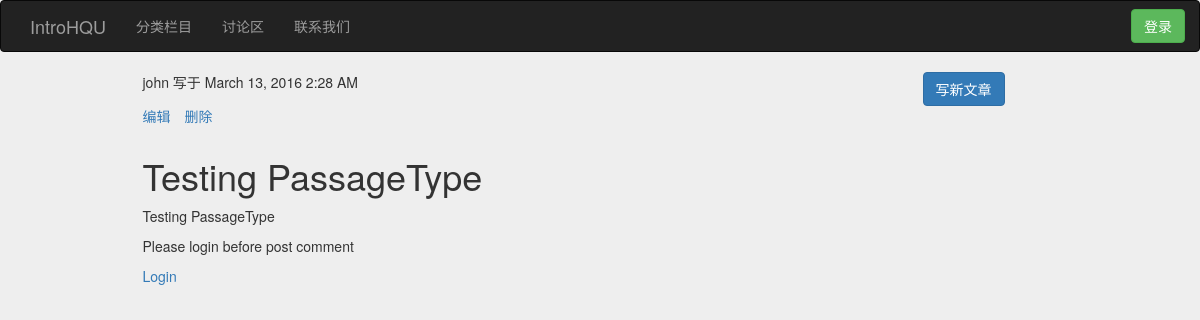
The app's page /show_passage?id=3 with its own data.
### app/models.py (models this page shows, shortened)
class User(UserMixin, db.Model):
    __tablename__ = "users"
    id = db.Column(db.Integer, primary_key=True)
    email = db.Column(db.String(64), unique=True, index=True)
    username = db.Column(db.Unicode(64), unique=True, index=True)
    password_hash = db.Column(db.String(128))
    admin_permission = db.Column(db.Boolean, default=False)
    confirmed = db.Column(db.Boolean, default=False)
    passages = db.relationship("Passage", backref="author", lazy="dynamic")
    comments = db.relationship("Comment", backref="author", lazy="dynamic")
    @property
    def password(self, password):
        raise AttributeError("password is not a readable attribute")

class Passage(db.Model):
    __tablename__ = "passages"
    id = db.Column(db.Integer, primary_key=True)
    title = db.Column(db.UnicodeText)
    body = db.Column(db.UnicodeText)
    body_html = db.Column(db.UnicodeText)
    timestamp = db.Column(db.DateTime, index=True, default=datetime.utcnow)
    author_id = db.Column(db.Integer, db.ForeignKey("users.id"))
    passage_type = db.Column(db.Integer, db.ForeignKey("passagetypes.id"))
    comments = db.relationship("Comment", backref="passage", lazy="dynamic")

### app/main/views.py (the view, shortened to what this page needs)
@main.route("/show_passage", methods=["GET", "POST"])
def show_passage():
    passage_id = request.args.get("id")
    passage = Passage.query.get_or_404(int(passage_id))
    form = CommentForm()
    page = request.args.get("page", 1, type=int)
    pagination = passage.comments.order_by(Comment.timestamp.desc()).paginate(
                     page,
                     per_page=current_app.config["INTROHQU_COMMENTS_PER_PAGE"],
                     error_out=False
                 )
    comments = pagination.items
    return render_template(
               "main/show_passage.html",
                passage=passage,
                form=form,
                comments=comments,
                pagination=pagination
           )

### app/auth/views.py (called while the page is built)
@auth.before_app_request
def before_request():
    if current_user.is_authenticated \
            and not current_user.confirmed \
            and request.endpoint[:5] != "auth." \
            and request.endpoint != "static":
        return redirect(url_for("auth.unconfirmed"))

### app/templates/main/show_passage.html (shortened to what this page needs)
{% extends "base.html" %}
{% import "_macros.html" as macros %}
{% block content %}
<div class="container">
    <div class="row">
        <div class="col-md-offset-1 col-md-6">
            <p>{{ passage.author.username }} 写于 {{ moment(passage.timestamp).format("LLL") }}</p>
        </div>
        <div class="col-md-offset-2 col-md-2">
            <a class="btn btn-primary" href="{{ url_for("editor.edit_passage") }}">写新文章</a>
        </div>
    </div>
    <div class="row">
        <div class="col-md-offset-1 col-md-10">
            <ul class="list-inline">
                <li><a href="{{ url_for("editor.review_passage", id=passage.id) }}">编辑</a></li>
                <li><a href="{{ url_for("editor.delete_passage", id=passage.id) }}">删除</a></li>
            </ul>
        </div>
    </div>
    <div class="row">
        <div class="col-md-offset-1 col-md-10">
            <h1>{{ passage.title }}</h1>
        </div>
    </div>
    <div class="row">
        <div class="col-md-offset-1 col-md-10">
            {{ passage.body_html | safe }}
        </div>
    </div>
    <div class="row">
        <div class="col-md-offset-1 col-md-10">
            {% if current_user.is_authenticated %}
            <form action="" method="post" name="comment">
                {{ form.hidden_tag() }}
                <label for="input_comment">Posted Comment</label>
                {{ form.body(class_="form-control", type="text") }}
                <div class="form-group">
                    <button type="submit" class="btn btn-default">Post</button>
                </div>
            </form>
            {% else %}
            <p>Please login before post comment</p>
            <a href="{{ url_for("auth.login") }}">Login</a>
            {% endif %}
        </div>
    </div>
</div>
{% endblock %}

### app/static/custom/main.css (style rules this page uses)
body { background-color: #eee; }

### records on screen
User: author.username "john"
Passage: timestamp "March 13, 2016 2:28 AM", title "Testing PassageType", body_html "Testing PassageType"
